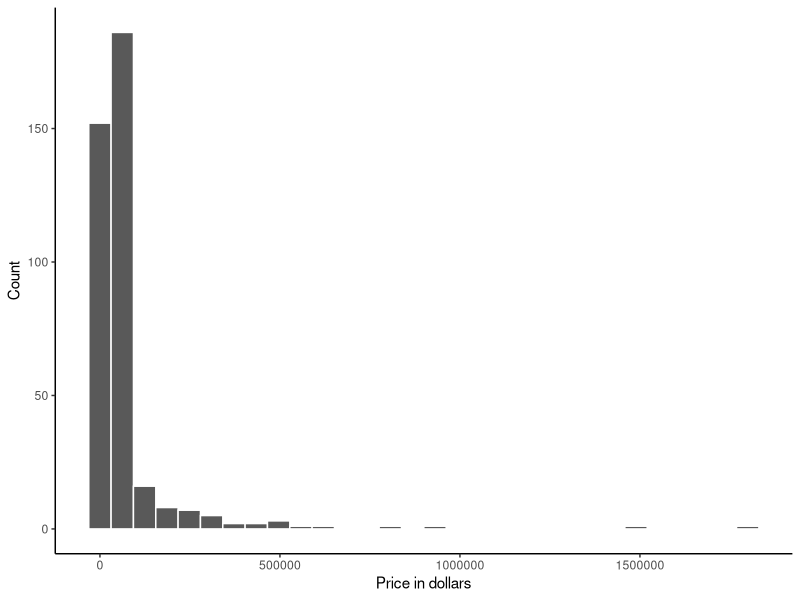
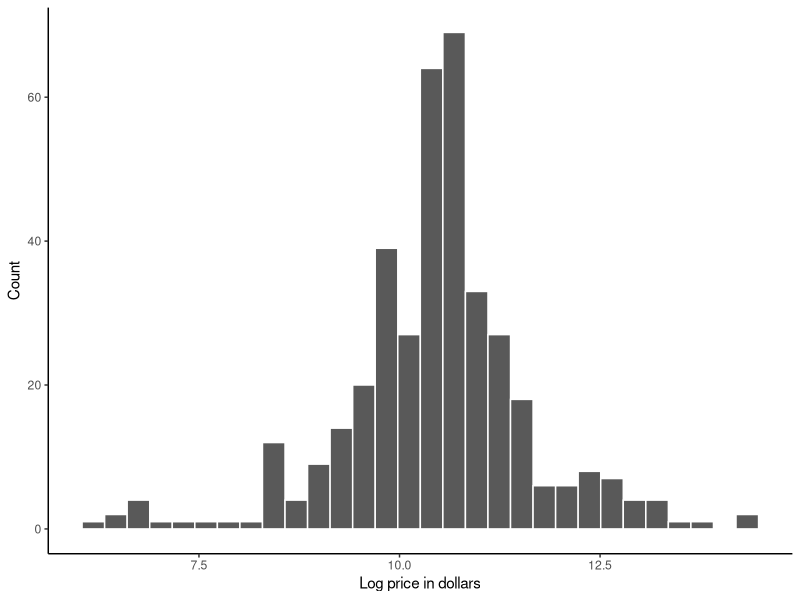
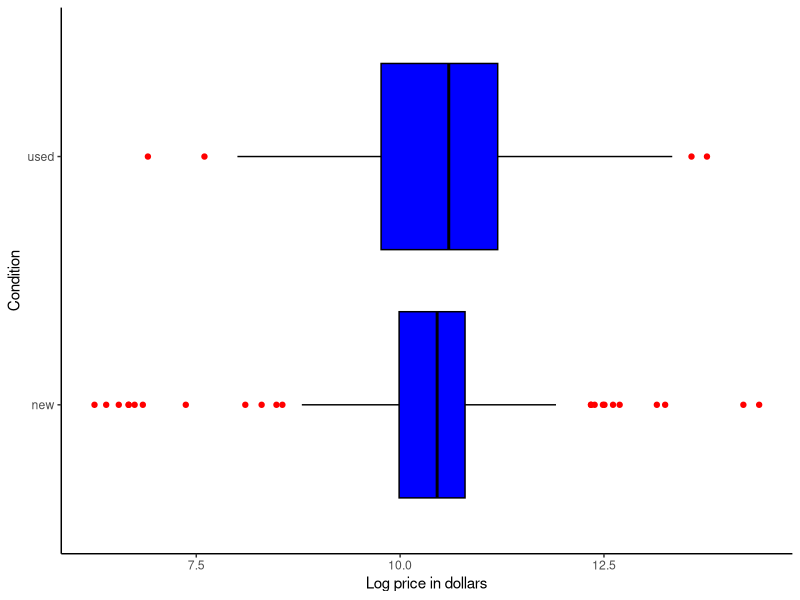

The R source for these figures, in order:
## ---- chunk 1
#| label: setup
#| include: false

# Load any necessary libraries
library(tidyverse)
library(knitr)
library(gridExtra)

boats <- read.csv("boats.csv")

# Sets the graphical theme
theme_set(theme_classic())

options(scipen=999)
## ---- chunk 2
#| label: fig-q3a
#| fig-cap: "Price histogram"
    
ggplot(boats, aes(x=price)) +
   geom_histogram(color="white") + labs(x="Price in dollars",
                                        y="Count")
## ---- chunk 3
#| label: tbl-q3b
#| tbl-cap: "Price 5 number summary"
#| echo: true
    
kable(boats %>%
        summarise(min(price),  quantile(price, probs=0.25), median(price), quantile(price, probs=0.75), max(price)), 
      col.names = c("Min", "25%", "Median", "75%", "Max"))
## ---- chunk 4
#| label: fig-q3c
#| fig-cap: "Rexpression of price"

options(scipen = 999)

 ggplot(boats, aes(x=log(price))) +
   geom_histogram(color="white") + 
   labs(x="Log price in dollars",y="Count")
## ---- chunk 5
#| label: fig-q3d
#| fig-cap: "Distribution of price by condition"

ggplot(boats, aes(x=log(price), y=condition)) +
  geom_boxplot(color="black", outlier.color="red", fill="blue") + 
   labs(x="Log price in dollars",y="Condition")
